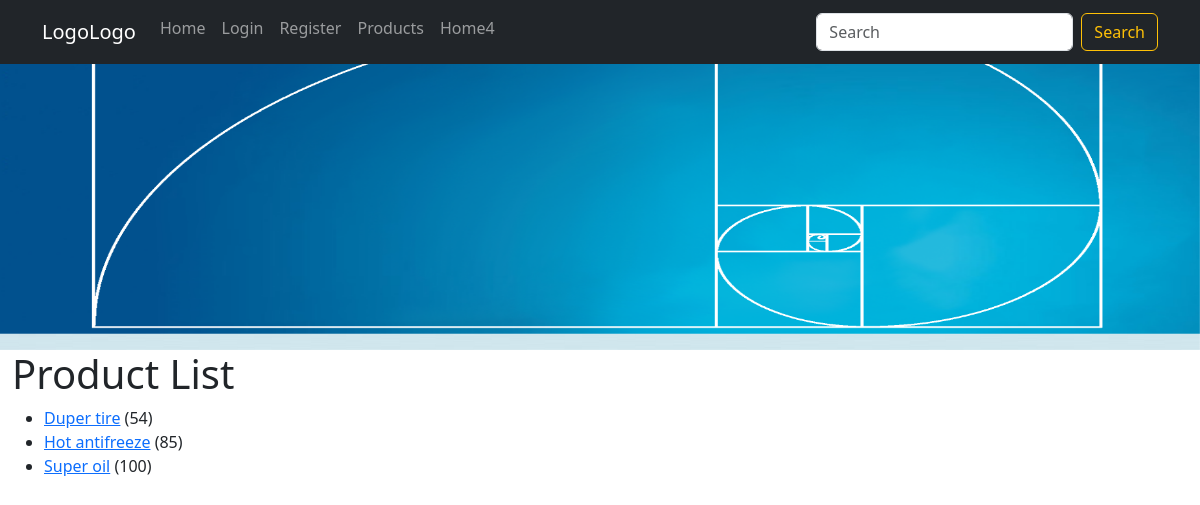
Screenshot of /products/ with the database file from the repository.
### apps/shop/models.py (models this page shows, shortened)
class Product(models.Model):
    name = models.CharField(max_length=64, unique=True)
    category = models.ForeignKey(Category, null=True, on_delete=models.SET_NULL)
    article = models.UUIDField(primary_key=True, default=uuid.uuid4,
                               help_text="Unique ID for this product")
    price = models.IntegerField(validators=[get_not_negative_validator('Price')])
    providers = ChoicesValidatedManyToManyField(User, help_text="Select a provider for this product",
                                                validators=[validate_provider], blank=True, related_name='products')
    def get_absolute_url(self):
        return f"/product/{self.article}/"
    def get_few_providers(self):
        max_count = 3
        providers = self.providers.all()
        if len(providers) > max_count:
            return ', '.join([provider.username for provider in providers[:max_count - 1]]) + " and others"
        else:
            return ', '.join([provider.username for provider in providers])
    get_few_providers.short_description = 'Providers'
    class Meta:
        verbose_name = "Product"
        verbose_name_plural = "Products"
        ordering = ("name",)
        permissions = [
            ("provide_product", "Can provide Products")
        ]

### apps/shop/views.py (the view)
# urls.py: path('products/', views.ProductListView.as_view(), name='products'),
class ProductListView(generic.ListView):
    model = Product
    paginate_by = 10

### templates/shop/product_list.html
{% extends "base.html" %}
{% block content %}
  <h1>Product List</h1>
  <ul>
  {% for product in product_list %}
    <li>
      <a href="{{ product.get_absolute_url }}">{{ product.name }}</a> ({{product.price}})
    </li>
  {% empty %}
    <li>There are no products in a shop.</li>
  {% endfor %}
  </ul>
{% endblock %}

### rows the page displays
Product: name "Duper tire", price "54"
Product: name "Hot antifreeze", price "85"
Product: name "Super oil", price "100"
